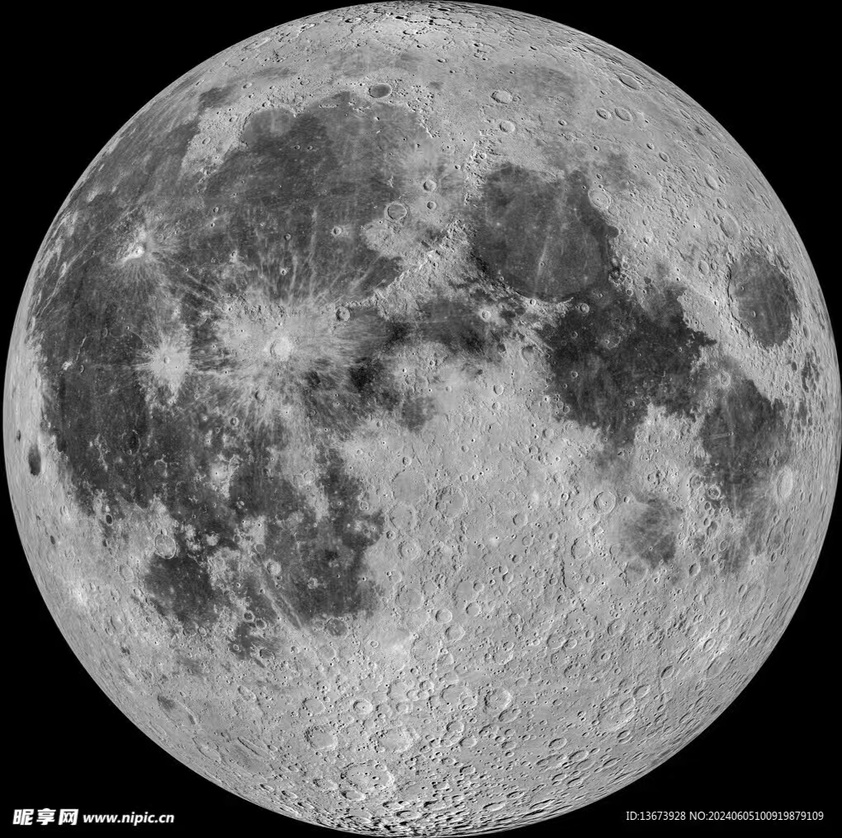
#> input picture dataset/0.jpg, 842 x 838 px, shrunk from 1020 x 1016 before the run
$ python main.py --image_path ../dataset/0.jpg
#> lines starting #> are read from the running program, lines starting #| are printed output that depends on the picture; after the words box and inside, x2 and y2 are one past the last pixel; in counts of white or black regions, pixels touching at a corner belong together
### src/image_processor.py
import cv2
import numpy as np

class ImageProcessor:
    """
    Class for processing images to prepare them for contour detection.
    """

    def load_image(self, image_path):
        """
        Load an image from a file path.

        Args:
            image_path (str): Path to the image file.

        Returns:
            numpy.ndarray: The loaded image.
        """
        image = cv2.imread(image_path)
        if image is None:
            raise ValueError(f"Failed to load image from {image_path}")
        return image

    def preprocess(self, image):
        """
        Preprocess the image for edge detection.

        Args:
            image (numpy.ndarray): The input image.

        Returns:
            numpy.ndarray: The preprocessed image.
        """
        # Convert to grayscale
        gray = cv2.cvtColor(image, cv2.COLOR_BGR2GRAY)

        # Apply Gaussian blur to reduce noise
        blurred = cv2.GaussianBlur(gray, (5, 5), 0)

        return blurred

    def detect_edges(self, image):
        """
        Detect edges in the preprocessed image.

        Args:
            image (numpy.ndarray): The preprocessed image.

        Returns:
            numpy.ndarray: The edge image.
        """
        # Apply Canny edge detection
        edges = cv2.Canny(image, 50, 150)

        # Apply morphological operations to close gaps in the edges
        kernel = np.ones((3, 3), np.uint8)
        edges = cv2.dilate(edges, kernel, iterations=1)
        edges = cv2.erode(edges, kernel, iterations=1)

        return edges

    def extract_contours(self, edge_image):
        """
        Extract contours from the edge image.

        Args:
            edge_image (numpy.ndarray): The edge image.

        Returns:
            list: List of contours.
        """
        # Find contours in the edge image
        contours, _ = cv2.findContours(edge_image, cv2.RETR_EXTERNAL, cv2.CHAIN_APPROX_SIMPLE)

        # Ensure we return a list
        return list(contours)

### src/contour_processor.py
import cv2
import numpy as np

class ContourProcessor:
    """
    Class for processing and filtering contours.
    """

    def filter_contours(self, contours, min_area=100, min_perimeter=100):
        """
        Filter contours based on shape properties.

        Args:
            contours (list): List of contours.
            min_area (float): Minimum contour area.
            min_perimeter (float): Minimum contour perimeter.

        Returns:
            list: Filtered list of contours.
        """
        filtered_contours = []

        for contour in contours:
            # Calculate contour area and perimeter
            area = cv2.contourArea(contour)
            perimeter = cv2.arcLength(contour, True)

            # Filter based on area and perimeter
            if area > min_area and perimeter > min_perimeter:
                # Calculate circularity (4*pi*area/perimeter^2)
                # A perfect circle has circularity = 1
                circularity = 4 * np.pi * area / (perimeter * perimeter)

                # Filter based on circularity
                if circularity > 0.7:  # Threshold for circular shapes
                    filtered_contours.append(contour)

        return filtered_contours

    # [32 lines left out: functions single_line_processing, approximate_contour, not called in this run]

### src/circle_detector.py
import cv2
import numpy as np

class CircleDetector:
    """
    Class for detecting circles from contours.
    """

    def detect_circles(self, contours):
        """
        Detect circles from contours.

        Args:
            contours (list): List of contours.

        Returns:
            list: List of detected circles, each represented as (center_x, center_y, radius).
        """
        circles = []

        for contour in contours:
            if self.is_circle(contour):
                # Fit a circle to the contour
                center, radius = self.fit_circle(contour.reshape(-1, 2))
                circles.append((center[0], center[1], radius))

        return circles

    # [70 lines left out: functions fit_circle, is_circle, not called in this run]

### src/visualizer.py
import cv2
import numpy as np
import matplotlib.pyplot as plt

class Visualizer:
    """
    Class for visualizing images, contours, and circles.
    """

    # [20 lines left out: function display_image, not called in this run]

    def draw_contours(self, image, contours, color=(0, 255, 0), thickness=2):
        """
        Draw contours on an image.

        Args:
            image (numpy.ndarray): The image to draw on.
            contours (list): List of contours.
            color (tuple): BGR color for contours.
            thickness (int): Line thickness.

        Returns:
            numpy.ndarray: Image with contours drawn.
        """
        # Create a copy of the image to avoid modifying the original
        result = image.copy()

        # Draw all contours
        cv2.drawContours(result, contours, -1, color, thickness)

        return result

    def draw_circles(self, image, circles, color=(0, 0, 255), thickness=2):
        """
        Draw circles on an image.

        Args:
            image (numpy.ndarray): The image to draw on.
            circles (list): List of circles, each represented as (center_x, center_y, radius).
            color (tuple): BGR color for circles.
            thickness (int): Line thickness.

        Returns:
            numpy.ndarray: Image with circles drawn.
        """
        # Create a copy of the image to avoid modifying the original
        result = image.copy()

        # Draw all circles
        for circle in circles:
            center_x, center_y, radius = circle
            center = (int(center_x), int(center_y))
            radius = int(radius)

            # Draw the circle
            cv2.circle(result, center, radius, color, thickness)

            # Draw the center
            cv2.circle(result, center, 5, color, -1)

        return result

    # [39 lines left out: function visualize_roundness, not called in this run]

    def save_image(self, image, filename):
        """
        Save an image to a file.

        Args:
            image (numpy.ndarray): The image to save.
            filename (str): Path to save the image.
        """
        cv2.imwrite(filename, image)

### src/main.py
import os
import argparse
import cv2
import numpy as np
import matplotlib.pyplot as plt
from image_processor import ImageProcessor
from contour_processor import ContourProcessor
from circle_detector import CircleDetector
from roundness_calculator import RoundnessCalculator
from visualizer import Visualizer

def parse_args():
    """Parse command line arguments."""
    parser = argparse.ArgumentParser(description='Circle Detection and Roundness Calculation')
    parser.add_argument('--image_path', type=str, required=True, help='Path to the input image')
    parser.add_argument('--method', type=str, default='min_zone',
                        choices=['min_zone', 'least_squares', 'min_circumscribed', 'max_inscribed'],
                        help='Method for roundness calculation')
    parser.add_argument('--output_dir', type=str, default='output', help='Directory to save output images')
    parser.add_argument('--show', action='store_true', help='Show visualization')
    return parser.parse_args()

def process_image(image_path, method='min_zone', output_dir='output', show=False):
    """
    Process an image to detect circles and calculate roundness.

    Args:
        image_path (str): Path to the input image.
        method (str): Method for roundness calculation.
        output_dir (str): Directory to save output images.
        show (bool): Whether to show visualization.

    Returns:
        dict: Results including circles and roundness.
    """
    # Create output directory if it doesn't exist
    os.makedirs(output_dir, exist_ok=True)

    # Initialize components
    image_processor = ImageProcessor()
    contour_processor = ContourProcessor()
    circle_detector = CircleDetector()
    roundness_calculator = RoundnessCalculator()
    visualizer = Visualizer()

    # Load and process image
    image = image_processor.load_image(image_path)
    processed_image = image_processor.preprocess(image)
    edges = image_processor.detect_edges(processed_image)
    contours = image_processor.extract_contours(edges)

    # Filter contours and detect circles
    filtered_contours = contour_processor.filter_contours(contours)
    circles = circle_detector.detect_circles(filtered_contours)

    # Draw contours and circles
    contour_image = visualizer.draw_contours(image.copy(), filtered_contours)
    circle_image = visualizer.draw_circles(contour_image, circles)

    # Save intermediate results
    visualizer.save_image(edges, os.path.join(output_dir, 'edges.jpg'))
    visualizer.save_image(contour_image, os.path.join(output_dir, 'contours.jpg'))
    visualizer.save_image(circle_image, os.path.join(output_dir, 'circles.jpg'))

    # Process each detected circle
    results = []
    for i, circle in enumerate(circles):
        center_x, center_y, radius = circle

        # Extract points from the contour that corresponds to this circle
        # Find the contour that is closest to the circle
        best_contour = None
        min_distance = float('inf')

        for contour in filtered_contours:
            contour_center = np.mean(contour, axis=0)[0]
            distance = np.sqrt((contour_center[0] - center_x)**2 + (contour_center[1] - center_y)**2)
            if distance < min_distance:
                min_distance = distance
                best_contour = contour

        if best_contour is None:
            continue

        # Convert contour to single-line representation
        points = contour_processor.single_line_processing(best_contour)

        # Calculate roundness using the specified method
        if method == 'min_zone':
            inner_circle, outer_circle, roundness = roundness_calculator.min_zone_method(points)
            method_name = "Minimum Zone Method"
        elif method == 'least_squares':
            center, radius, roundness = roundness_calculator.least_squares_method(points)
            inner_circle = (center[0], center[1], radius - roundness/2)
            outer_circle = (center[0], center[1], radius + roundness/2)
            method_name = "Least Squares Method"
        elif method == 'min_circumscribed':
            center, outer_radius, inner_radius, roundness = roundness_calculator.min_circumscribed_method(points)
            inner_circle = (center[0], center[1], inner_radius)
            outer_circle = (center[0], center[1], outer_radius)
            method_name = "Minimum Circumscribed Circle Method"
        elif method == 'max_inscribed':
            center, inner_radius, outer_radius, roundness = roundness_calculator.max_inscribed_method(points)
            inner_circle = (center[0], center[1], inner_radius)
            outer_circle = (center[0], center[1], outer_radius)
            method_name = "Maximum Inscribed Circle Method"

        # Visualize roundness
        result_image = visualizer.visualize_roundness(image.copy(), inner_circle, outer_circle, method_name)

        # Save result
        result_filename = os.path.join(output_dir, f'result_{i}_{method}.jpg')
        visualizer.save_image(result_image, result_filename)

        # Show result if requested
        if show:
            visualizer.display_image(result_image, f"Circle {i} - {method_name}")

        # Store result
        results.append({
            'circle_index': i,
            'center': (center_x, center_y),
            'radius': radius,
            'inner_circle': inner_circle,
            'outer_circle': outer_circle,
            'roundness': roundness,
            'method': method,
            'result_image_path': result_filename
        })

    return results

# [35 lines left out: function process_all_images, not called in this run]

def main():
    """Main function."""
    args = parse_args()

    if os.path.isdir(args.image_path):
        # Process all images in the directory
        all_results = process_all_images(args.image_path, args.method, args.output_dir, args.show)
    else:
        # Process a single image
        results = process_image(args.image_path, args.method, args.output_dir, args.show)
#> in load_image, image is the input picture: shape (838, 842, 3); min 0, max 255, mean 106.6
#> in detect_edges, `edges = cv2.Canny(image, 50, 150)`:
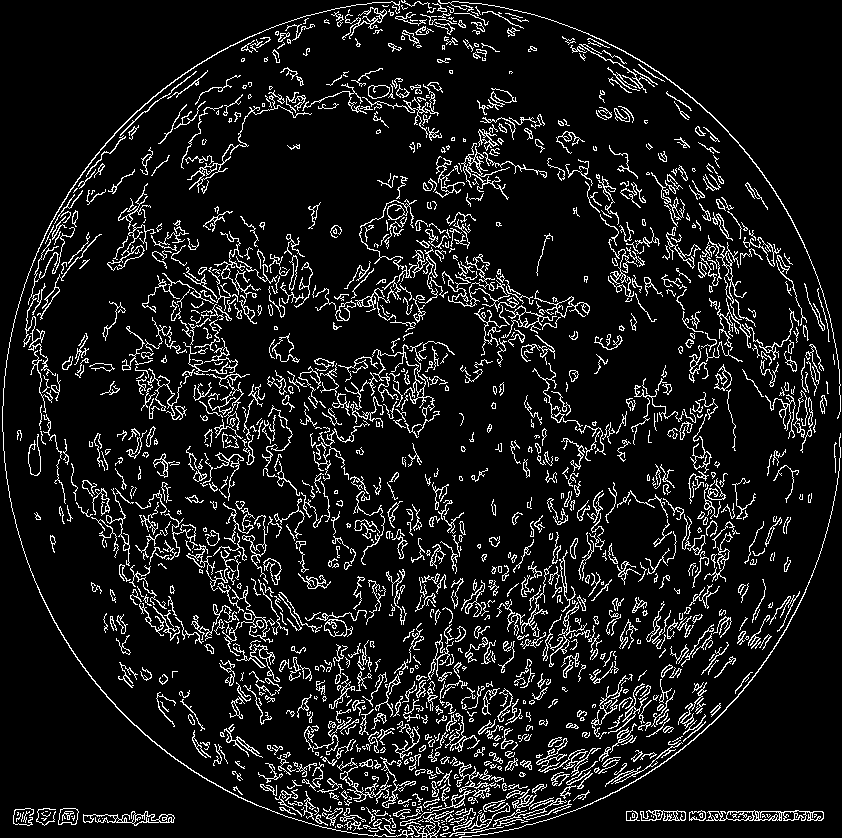
#> edges: shape (838, 842); 9.8% white in thin lines or dots
#> in detect_edges, `edges = cv2.dilate(edges, kernel, iterations=1)`:
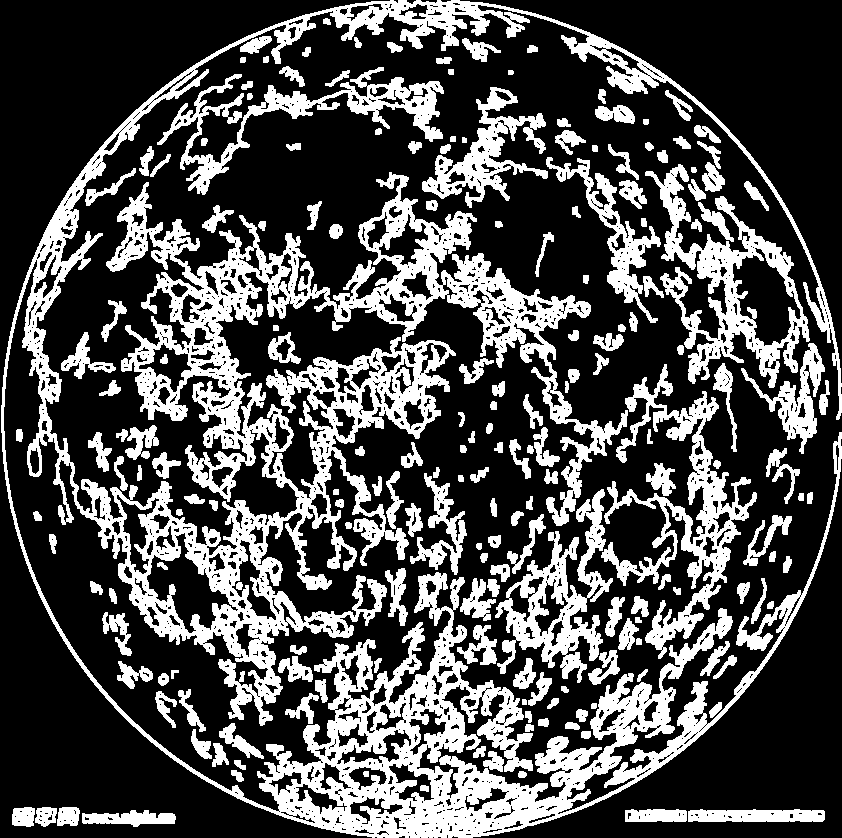
#> edges: shape (838, 842); 29.8% white; 197 white regions, largest, box (x1, y1, x2, y2) and area: (1, 0, 842, 838) 126586, (601, 364, 757, 659) 10359, (645, 164, 810, 388) 9741
#> in detect_edges, `edges = cv2.erode(edges, kernel, iterations=1)`:
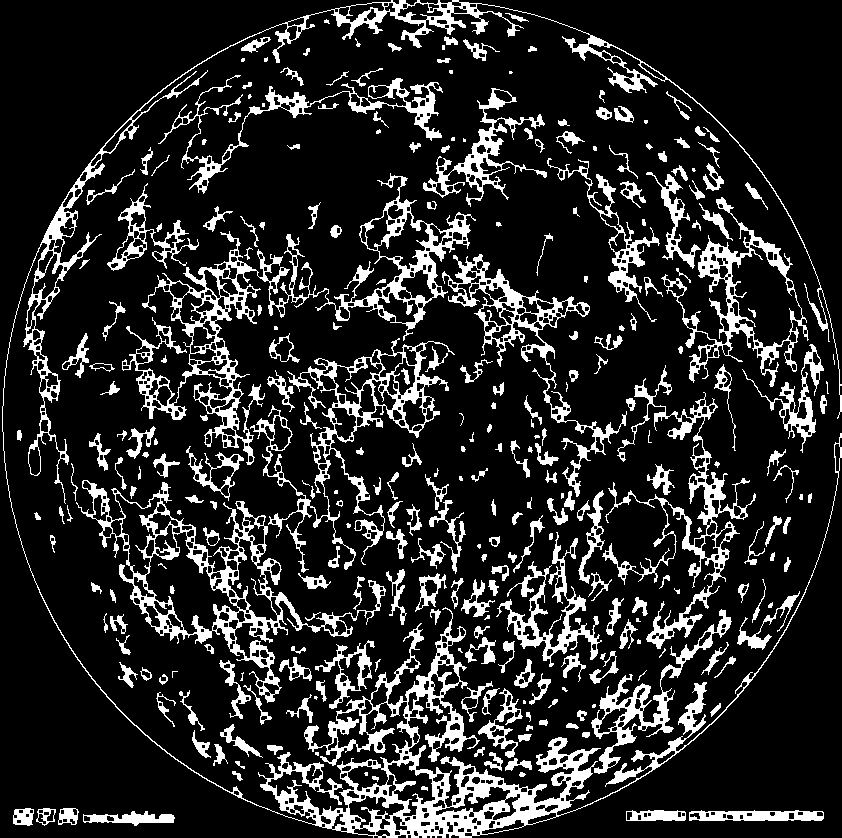
#> edges: shape (838, 842); 16.1% white; 298 white regions (46 under 20 px)
#> in extract_contours, `contours, _ = cv2.findContours(edge_image, cv2.RETR_EXTERNAL, cv2.CHAI..`: contours = 290 contours, 90 with area under 20; largest, box (x1, y1, x2, y2) and area: (2, 0, 842, 838) 34592, (76, 480, 386, 703) 18402, (122, 173, 476, 465) 17898, (250, 338, 455, 573) 10193, (661, 197, 809, 387) 8948
#> the loop in filter_contours, `for contour in contours:` made 290 passes
#> (area, perimeter, circularity) on passes 1, 2, 3, 20, 30, 32, 33, 36: (648.5, 232.8, 0.15), (1162, 295.3, 0.168), (526.5, 142, 0.328), (271, 154, 0.144), (121, 132.1, 0.0872), (116.5, 146.1, 0.0686), (792, 362.5, 0.0757), (117.5, 124, 0.0961)
#> after the loop in filter_contours, `for contour in contours:`: filtered_contours = []
#> results = []
        all_results = {os.path.basename(args.image_path): results}

    print("Processing complete.")

if __name__ == '__main__':
    main()
